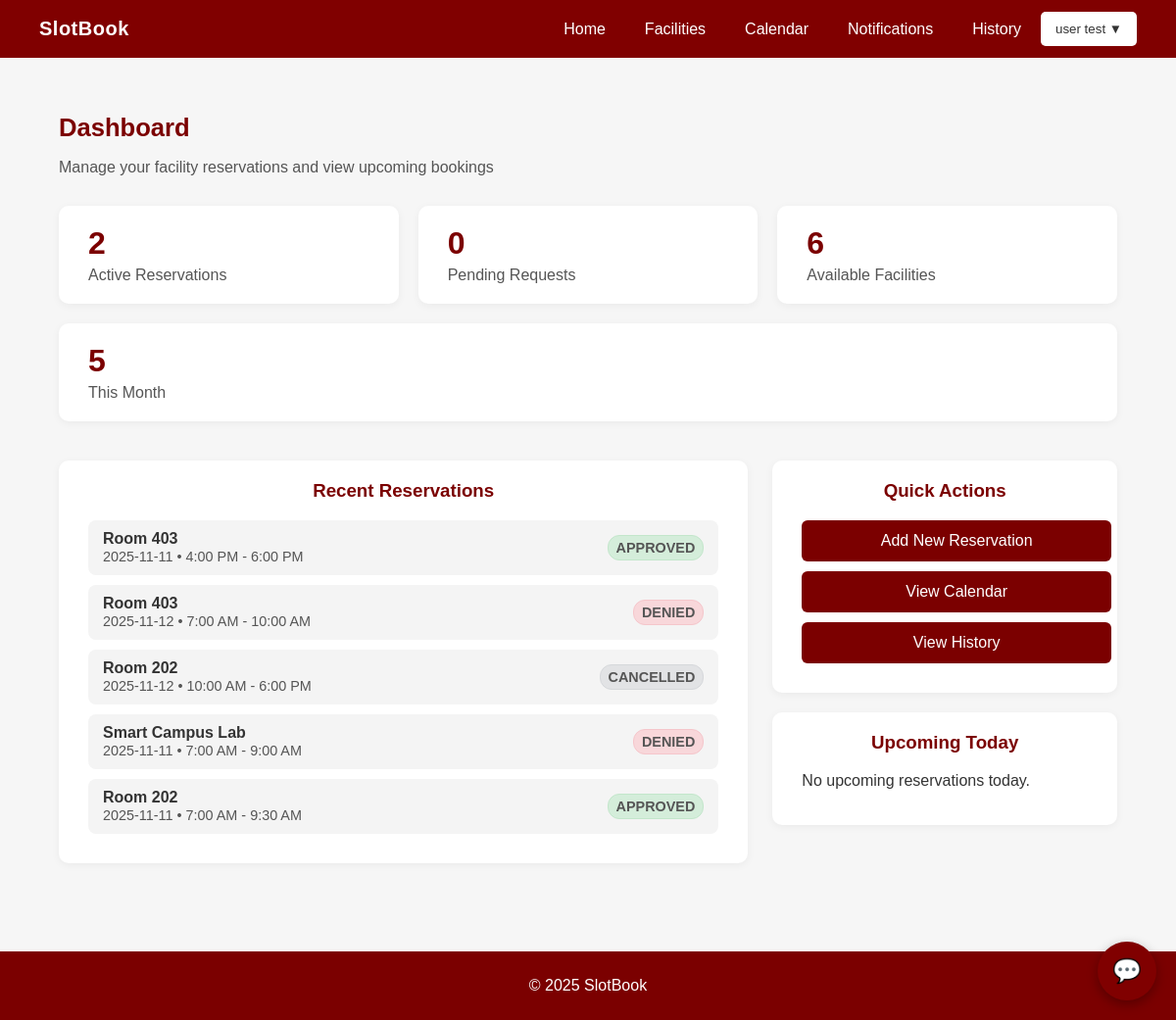
Page /slotbook/dashboard_f.php (signed in) on the committed database.
### tables this page shows
CREATE TABLE `reservations` (
  `id` int(11) NOT NULL,
  `user_id` int(11) NOT NULL,
  `facility_id` int(11) NOT NULL,
  `date` date NOT NULL,
  `start_time` time NOT NULL,
  `end_time` time NOT NULL,
  `status` enum('pending','approved','denied','cancelled') DEFAULT 'pending',
  `cancelled_by` int(11) DEFAULT NULL,
  `cancelled_at` timestamp NULL DEFAULT NULL,
  `created_at` timestamp NOT NULL DEFAULT current_timestamp()
);

CREATE TABLE `facilities` (
  `id` int(11) NOT NULL,
  `name` varchar(200) NOT NULL,
  `building` varchar(200) NOT NULL,
  `capacity` int(11) DEFAULT 0,
  `status` enum('available','maintenance') NOT NULL DEFAULT 'available',
  `created_at` timestamp NOT NULL DEFAULT current_timestamp()
);

### slotbook/dashboard_f.php (the view, shortened to what this page needs)
<?php
require_once 'includes/config.php';
$user_id = $_SESSION['user_id'];
$user_name = $_SESSION['full_name'] ?? 'Faculty';
$total_res = $pending = $approved = $available = 0;
$res_q = $mysqli->query("SELECT
    COUNT(*) AS total,
    SUM(status='pending') AS pending,
    SUM(status='approved') AS approved
    FROM reservations WHERE user_id = $user_id");
if ($res_q && $r = $res_q->fetch_assoc()) {
  $total_res = $r['total'];
  $pending = $r['pending'];
  $approved = $r['approved'];
}
$fac_q = $mysqli->query("SELECT COUNT(*) AS available FROM facilities WHERE status = 'available'");
if ($fac_q && $f = $fac_q->fetch_assoc()) {
  $available = $f['available'];
}
$recent = $mysqli->query("
    SELECT r.*, f.name AS facility_name
    FROM reservations r
    JOIN facilities f ON r.facility_id = f.id
    WHERE r.user_id = $user_id
    ORDER BY r.created_at DESC
    LIMIT 5
");
$today = date('Y-m-d');
$upcoming = $mysqli->query("
    SELECT r.*, f.name AS facility_name
    FROM reservations r
    JOIN facilities f ON r.facility_id = f.id
    WHERE r.user_id = $user_id AND r.date = '$today'
    ORDER BY r.start_time ASC
");
?>
<!DOCTYPE html>
<html lang="en">
<head>
  <link rel="stylesheet" href="css\dashboard_f.css">
</head>
<body>
  <header>
    <div class="brand">SlotBook</div>
    <nav>
      <a href="dashboard_f.php">Home</a>
      <a href="facilities_f.php">Facilities</a>
      <a href="calendar_view.php">Calendar</a>
      <a href="notifications.php">Notifications</a>
      <a href="history.php">History</a>
      <div class="user-menu">
        <button class="user-dropdown">
          <?= htmlspecialchars($user_name) ?> ▼
        </button>
      </div>
    </nav>
  </header>
  <main>
    <h1>Dashboard</h1>
    <p class="subtitle">Manage your facility reservations and view upcoming bookings</p>
    <div class="summary-cards">
      <div class="card">
        <h2><?= $approved ?></h2>
        <p>Active Reservations</p>
      </div>
      <div class="card">
        <h2><?= $pending ?></h2>
        <p>Pending Requests</p>
      </div>
      <div class="card">
        <h2><?= $available ?></h2>
        <p>Available Facilities</p>
      </div>
      <div class="card">
        <h2><?= $total_res ?></h2>
        <p>This Month</p>
      </div>
    </div>
    <div class="grid-container">
      <div class="left-panel">
        <div class="section">
          <h3>Recent Reservations</h3>
          <?php if ($recent && $recent->num_rows > 0): ?>
            <?php while ($r = $recent->fetch_assoc()): ?>
              <div class="reservation-item" data-id="<?= $r['id'] ?>">
                <div class="reservation-info">
                  <strong><?= htmlspecialchars($r['facility_name']) ?></strong><br>
                  <span><?= htmlspecialchars($r['date']) ?> • <?= date("g:i A", strtotime($r['start_time'])) ?> -
                    <?= date("g:i A", strtotime($r['end_time'])) ?></span>
                </div>
                <div class="reservation-actions">
                  <span class="status-badge status-<?= $r['status'] ?>"><?= ucfirst($r['status']) ?></span>
                </div>
              </div>
            <?php endwhile; ?>
          <?php else: ?>
            <p>No recent reservations.</p>
          <?php endif; ?>
        </div>
      </div>
      <div class="right-panel">
        <div class="section quick-actions">
          <h3>Quick Actions</h3>
          <a href="facilities_f.php" class="btn">Add New Reservation</a>
          <a href="calendar_view.php" class="btn">View Calendar</a>
          <a href="history.php" class="btn">View History</a>
        </div>
        <div class="section" style="margin-top:20px;">
          <h3>Upcoming Today</h3>
          <?php if ($upcoming && $upcoming->num_rows > 0): ?>
            <?php while ($u = $upcoming->fetch_assoc()): ?>
              <?php
              $current_time = date('Y-m-d H:i:s');
              $reservation_datetime = $u['date'] . ' ' . $u['start_time'];
              $can_cancel = ($u['status'] === 'pending' || $u['status'] === 'approved') &&
                strtotime($reservation_datetime) > strtotime($current_time);
              ?>
              <div class="reservation-item" data-id="<?= $u['id'] ?>">
                <div class="reservation-info">
                  <strong><?= htmlspecialchars($u['facility_name']) ?></strong><br>
                  <span><?= date("g:i A", strtotime($u['start_time'])) ?> -
                    <?= date("g:i A", strtotime($u['end_time'])) ?></span>
                </div>
                <div class="reservation-actions">
                  <span class="status-badge status-<?= $u['status'] ?>"><?= ucfirst($u['status']) ?></span>
                  <?php if ($can_cancel): ?>
                    <button class="btn-cancel" onclick="cancelReservation(<?= $u['id'] ?>)">Cancel</button>
                  <?php endif; ?>
                </div>
              </div>
            <?php endwhile; ?>
          <?php else: ?>
            <p>No upcoming reservations today.</p>
          <?php endif; ?>
        </div>
      </div>
    </div>
  </main>
  <?php require_once __DIR__ . '/includes/footer.php'; ?>
</body>
</html>

### slotbook/includes/footer.php (shortened to what this page needs)
  <footer class="site-footer">
    <p>© <?= date('Y') ?> SlotBook</p>
  </footer>
   <link rel="stylesheet" href="css\chatbot.css">
  <div id="chatbotWidget">
    <div id="chatbotButton">
      <span>💬</span>
    </div>
  </div>
</body>
</html>

### slotbook/css/dashboard_f.css (style rules this page uses)
body { margin: 0; font-family: "Poppins", sans-serif; background-color: #f6f6f6; color: #333; }
header { background-color: #800000; color: #fff; display: flex; align-items: center; justify-content: space-between; padding: 12px 40px; }
header .brand { font-weight: 600; font-size: 20px; letter-spacing: 0.5px; }
nav { display: flex; align-items: center; gap: 20px; }
nav a { color: #fff; text-decoration: none; margin-left: 20px; font-weight: 500; transition: color 0.3s ease; }
.user-menu { position: relative; display: inline-block; }
.user-dropdown { background: #fff; color: #333; border: none; padding: 10px 15px; border-radius: 5px; cursor: pointer; font-weight: 500; display: flex; align-items: center; gap: 8px; transition: background 0.3s ease; }
main { padding: 40px 60px; }
h1 { color: #7b0000; font-size: 1.6rem; }
p.subtitle { color: #555; margin-top: 5px; margin-bottom: 30px; }
.summary-cards { display: flex; gap: 20px; flex-wrap: wrap; }
.card { background: white; border-radius: 10px; padding: 20px 30px; flex: 1; box-shadow: 0 2px 8px rgba(0, 0, 0, 0.05); min-width: 200px; }
.card h2 { color: #7b0000; margin: 0; font-size: 2rem; }
.card p { color: #555; margin: 5px 0 0; }
.grid-container { display: grid; grid-template-columns: 2fr 1fr; gap: 25px; margin-top: 40px; }
.section { background: white; border-radius: 10px; padding: 20px 30px; box-shadow: 0 2px 8px rgba(0, 0, 0, 0.05); }
.section h3 { margin-top: 0; color: #7b0000; text-align: center; }
.reservation-item { background: #f4f4f4; border-radius: 8px; padding: 10px 15px; margin-bottom: 10px; display: flex; justify-content: space-between; align-items: center; }
.reservation-item .reservation-info { flex-grow: 1; }
.reservation-item .reservation-actions { display: flex; gap: 8px; align-items: center; }
.reservation-item span { color: #555; font-size: 0.9rem; }
.status-badge { padding: 4px 8px; border-radius: 12px; font-size: 0.8rem; font-weight: 600; text-transform: uppercase; }
.status-approved { background-color: #d4edda; color: #155724; border: 1px solid #c3e6cb; }
.status-denied { background-color: #f8d7da; color: #721c24; border: 1px solid #f5c6cb; }
.status-cancelled { background-color: #e2e3e5; color: #383d41; border: 1px solid #d6d8db; }
.right-panel .btn { display: block; width: 100%; text-align: center; background: #7b0000; color: white; padding: 12px; border-radius: 6px; text-decoration: none; margin-bottom: 10px; transition: 0.2s; }
.quick-actions { text-align: center; }
.quick-actions .btn { margin-left: auto; margin-right: auto; }
footer { background: #7b0000; color: white; text-align: center; padding: 10px; margin-top: 50px; }

### slotbook/css/chatbot.css (style rules this page uses)
#chatbotWidget { position: fixed; bottom: 20px; right: 20px; z-index: 1000; font-family: "Poppins", sans-serif; }
#chatbotButton { background: #800000; color: white; width: 60px; height: 60px; border-radius: 50%; display: flex; align-items: center; justify-content: center; cursor: pointer; box-shadow: 0 4px 12px rgba(0, 0, 0, 0.3); transition: all 0.3s ease; font-size: 24px; }

### rows in the picture
reservations: facility.name "Room 403", date "2025-11-11", start_time "4:00 PM", end_time "6:00 PM", status "APPROVED"
reservations: facility.name "Room 403", date "2025-11-12", start_time "7:00 AM", end_time "10:00 AM", status "DENIED"
reservations: facility.name "Room 202", date "2025-11-12", start_time "10:00 AM", end_time "6:00 PM", status "CANCELLED"
reservations: facility.name "Smart Campus Lab", date "2025-11-11", start_time "7:00 AM", end_time "9:00 AM", status "DENIED"
reservations: facility.name "Room 202", date "2025-11-11", start_time "7:00 AM", end_time "9:30 AM", status "APPROVED"

### other values in the picture
$user_name "user test"
$approved "2"
$pending "0"
$available "6"
$total_res "5"
